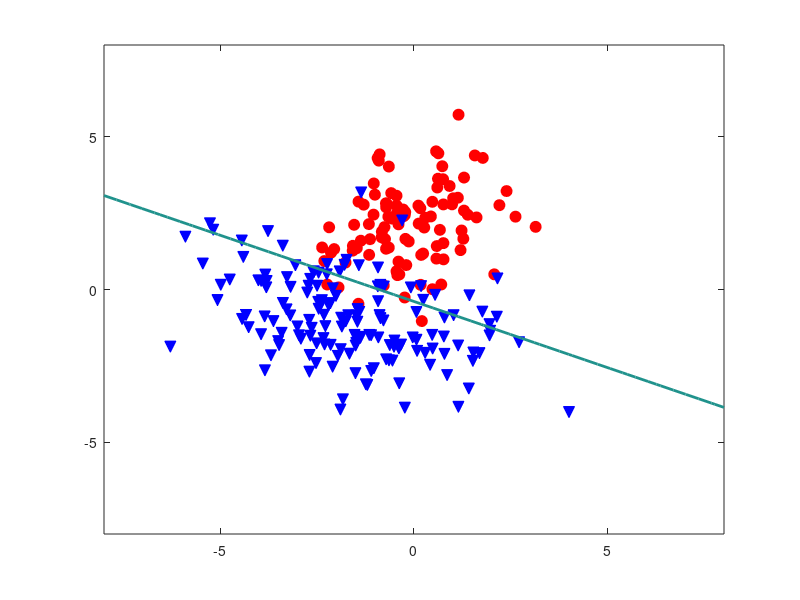

Source code (MATLAB): (Note: this script raises an error after producing the figure.)

clear all
close all
clc
%% Generation de points gaussien
% Script � compl�ter pour r�alise le TP 

randn('state', 1200)

% G�n�ration des donn�es
vmu1 = [0; 2];
vmu2 = [-2; -1];
vSIGMA1 = 1.5*[1 0.1; 0.1 1];
vSIGMA2 = 3.5*[1 -0.25; -0.25 1/2];


n1 = 100; % nombre de points classe 1
n2 = 150; % nombre de points classe 2

% generation de donnees aleatoires suivant lois gaussiennes
% classe 1
X1 =  mvnrnd(vmu1, vSIGMA1,n1);   
Y1 = ones(n1, 1);
% classe 2
X2 =  mvnrnd(vmu2, vSIGMA2,n2);    
Y2 = 2*ones(n2, 1);



figure, plot(X1(:,1), X1(:,2), 'ro', 'markersize', 8, 'markerfacecolor', 'r')
hold on
plot(X2(:,1), X2(:,2), 'bv', 'markersize', 8, 'markerfacecolor', 'b')


% Dans la suite on ne travaillera qu'avec X et Y
% matrice des donn�es
X = [X1; X2]; clear X1 X2

% vecteur des labels
Y = [Y1; Y2]; clear Y1 Y2


%%  A COMPLETER : VOTRE IMPLEMENTATION DE LA LDA 

N=size(X,1);
N1=size(find(Y==1),1);
N2=size(find(Y==2),1);

pi1_apriori=N1/N;
pi2_apriori=N2/N;
mu1_apriori=mean(X(find(Y==1),:))';
mu2_apriori=mean(X(find(Y==2),:))';

sigma1_apriori=cov(X(find(Y==1),:));
sigma2_apriori=cov(X(find(Y==2),:));

sigma_apriori=(N1*sigma1_apriori+N2*sigma2_apriori)/N;

w=sigma_apriori\(mu2_apriori-mu1_apriori);
w0=0.5*mu2_apriori'*(sigma_apriori\mu2_apriori)-0.5*mu1_apriori'*(sigma_apriori\mu1_apriori)+log(pi1_apriori/pi2_apriori); % c'est b dans wtx-b



%% A DECOMMENTER : trace de la frontiere de decision de la LDA connaissant le vecteur w et le scalaire w0
M = 50;
% definition du maillage du plan
[auxdim1, auxdim2]=meshgrid(linspace(-8, 8, M)); 
auxdata = [reshape(auxdim1,M*M,1) reshape(auxdim2,M*M,1)]; 

% trace frontiere LDA
gx = auxdata*w + w0;
[c,h]=contour(auxdim1, auxdim2, reshape(gx,M,M), [0 0]);
set(h, 'linewidth', 2, 'color', 'g')
clabel(c,h)


%Calcul de l'erreur
ychap = maldaval(X,w,w0);
erreur=mean(Y~=ychap);

%% Exercice 2
clear all
close all
clc 
load astrodata.mat;

%guidlines : split les donnees en apprentissage et test
ratio=2/3;
[Xa, Ya, Xtest, Ytest] = splitdata(X, Y, ratio);

%normalisation Xan
[Xan,Xtestn,meanxa,stdxa] = normalizemeanstd(Xa,Xtest); % ATTENTION normaliser Xv par rapport a Xa !! Normaliser toujours les donnees dapprentissage !

%normalisation Xtn avec mua et sigma_a !!

%LDA

X=Xan;
Y=Ya;

N=size(X,1);
N1=size(find(Y==1),1);
N2=size(find(Y==2),1);

pi1_apriori=N1/N;
pi2_apriori=N2/N;
mu1_apriori=mean(X(find(Y==1),:))';
mu2_apriori=mean(X(find(Y==2),:))';

sigma1_apriori=cov(X(find(Y==1),:));
sigma2_apriori=cov(X(find(Y==2),:));

sigma_apriori=(N1*sigma1_apriori+N2*sigma2_apriori)/N;

w=sigma_apriori\(mu2_apriori-mu1_apriori);
w0=0.5*mu2_apriori'*(sigma_apriori\mu2_apriori)-0.5*mu1_apriori'*(sigma_apriori\mu1_apriori)+log(pi1_apriori/pi2_apriori); % c'est b dans wtx-b


% M = 50;
% % definition du maillage du plan
% [auxdim1, auxdim2]=meshgrid(linspace(-8, 8, M)); 
% auxdata = [reshape(auxdim1,M*M,1) reshape(auxdim2,M*M,1)]; 
% 
% % trace frontiere LDA
% gx = auxdata*w + w0;
% [c,h]=contour(auxdim1, auxdim2, reshape(gx,M,M), [0 0]);
% set(h, 'linewidth', 2, 'color', 'g')
% clabel(c,h)

%Calcul de l'erreur app
ychapa = maldaval(X,w,w0);
erreura=mean(Y~=ychapa);

%Calcul de l'erreur test
ychapt = maldaval(Xtestn,w,w0);
erreurt=mean(Ytest~=ychapt);
